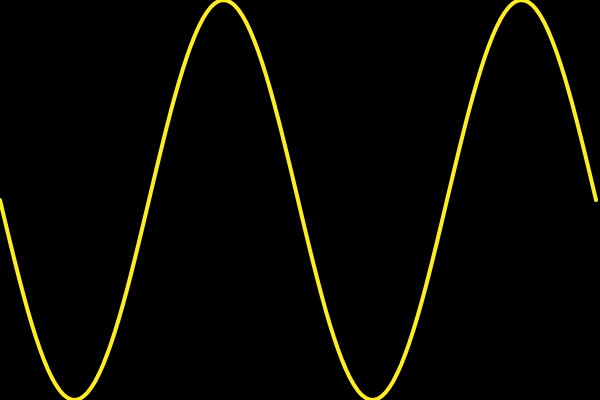
Frame 1 (no input)
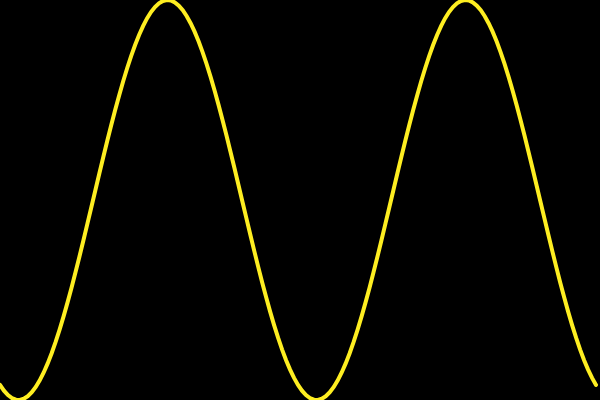
Frame 60 (no input)
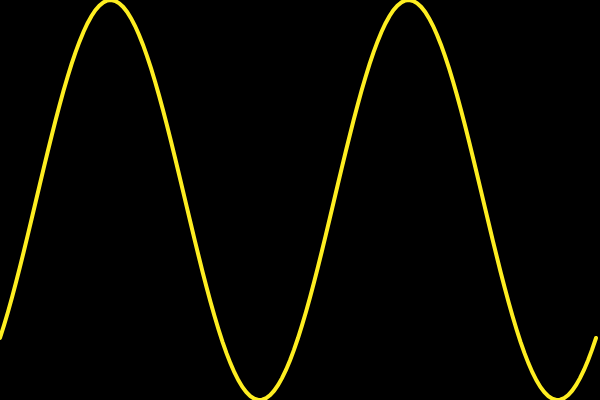
Frame 120 (the mouse pressed at the canvas centre since frame 60)

The p5.js sketch that drew these frames (run headless with seeded random() and noise() and a simulated clock; from frame 60 on, the mouse is pressed at the canvas centre):

// p5.js sketch
// ── sketch.js
let angles = [];
let anglesV = [];
let r = 2;

function setup() {
  createCanvas(600, 400);
  let total = floor(width / (r * 2))
  for (let i = 0; i < total+1; i++) {
    angles[i] = map(i, 0, total, 0, 2*TWO_PI);
    anglesV[i] = i / 500;
  }
}

function draw() {
  background(0);
  translate(300, 200);
  noFill();
  stroke(254, 238, 33);
  beginShape();
  for (let i = 0; i < angles.length; i++){
    let y = map(sin(angles[i]), -1, 1, -200, 200);
    strokeWeight(4);
    let x = map(i, 0, angles.length, -300, 300);
    vertex(x,y);
    angles[i] += 0.02;
  }
  endShape();
  
}
